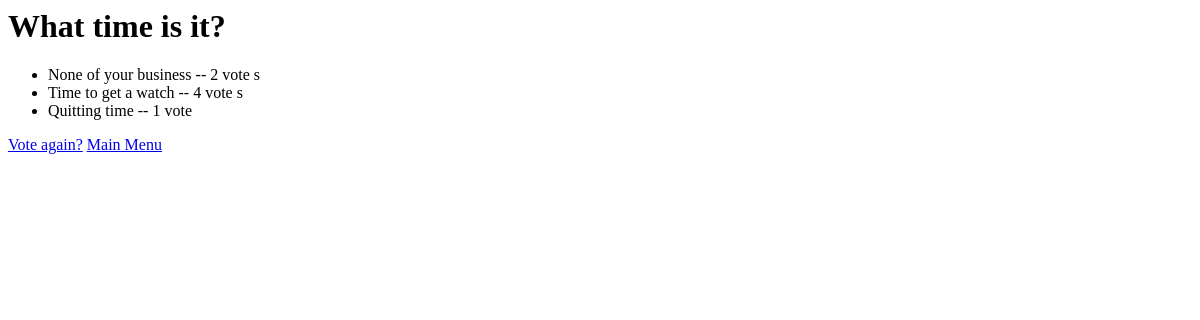
Before: /polls/4/results/ with the older database file.
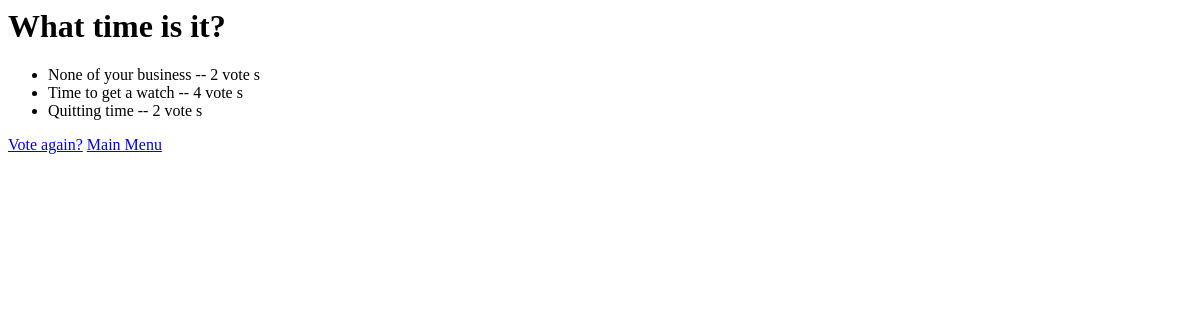
After: the same page with the newer database file.
### polls/models.py (models this page shows, shortened)
class Choice(models.Model):
    question = models.ForeignKey(Question)
    choice_text = models.CharField(max_length=200)
    votes = models.IntegerField(default=0)

### polls/views.py (the view)
# urls.py: url(r'^(?P<pk>[0-9]+)/results/$', views.ResultsView.as_view(), name='results'),
class ResultsView(generic.DetailView):
    model = Question
    template_name = 'polls/results.html'

### polls/templates/polls/results.html
<h1>{{ question.question_text }}</h1>
<ul>
    {% for choice in question.choice_set.all %}
        <li>{{ choice.choice_text }} -- {{ choice.votes }} vote {{ choice.votes|pluralize }} </li>
    {% endfor %}
</ul>
<a href="{% url 'polls:detail' question.id %}">Vote again?</a>
<a href="{% url 'polls:index' %}">Main Menu</a>

Changed rows visible on the page:
changed Choice "Quitting time": votes "1" → "2"
